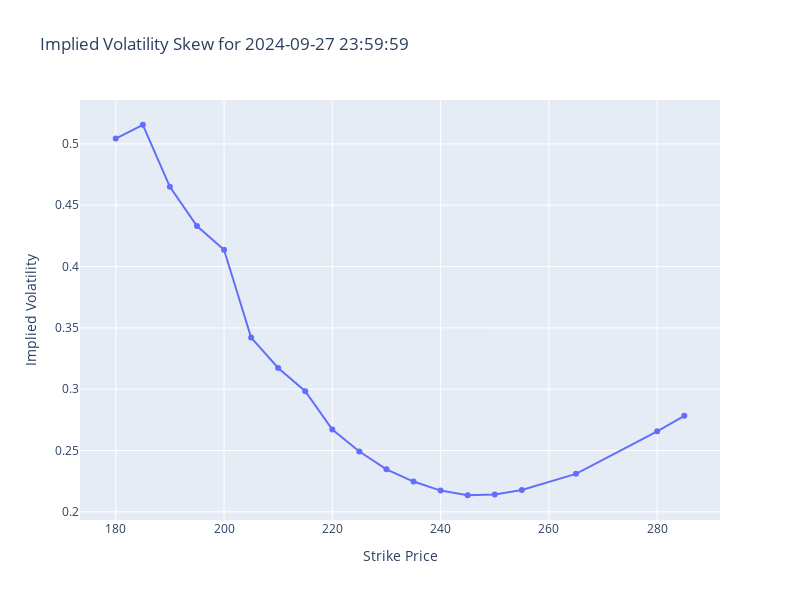

The code cell stored with this chart in its notebook:
### Markdown cell above
#### Using Plotly

### Code cell
fig = px.line(x=filtered_calls_at_expiry.index ,y =filtered_calls_at_expiry["impliedVolatility"],
              title=f"Implied Volatility Skew for {chosen_expiry_date}", 
              labels={'x':'Strike Price', 'y':'Implied Volatility'},
              width=800, height=600,
              markers=True)
fig.show()

### Figure 1 — Plotly figure (JSON) as saved in the notebook; plotly's stock layout.template omitted (floating-point values rounded to 4 significant figures)
{"data": [{"hovertemplate": "Strike Price=%{x}<br>Implied Volatility=%{y}<extra></extra>", "legendgroup": "", "line": {"color": "#636efa", "dash": "solid"}, "marker": {"symbol": "circle"}, "mode": "lines+markers", "name": "", "orientation": "v", "showlegend": false, "type": "scatter", "x": [180, 185, 190, 195, 200, 205, 210, 215, 220, 225, 230, 235, 240, 245, 250, 255, 265, 280, 285], "xaxis": "x", "y": [0.5044, 0.5156, 0.465, 0.433, 0.4136, 0.342, 0.3173, 0.2983, 0.267, 0.2492, 0.2346, 0.2247, 0.2173, 0.2135, 0.2141, 0.2178, 0.231, 0.2656, 0.2783], "yaxis": "y"}], "layout": {"height": 600, "legend": {"tracegroupgap": 0}, "title": {"text": "Implied Volatility Skew for 2024-09-27 23:59:59"}, "width": 800, "xaxis": {"anchor": "y", "domain": [0, 1], "title": {"text": "Strike Price"}}, "yaxis": {"anchor": "x", "domain": [0, 1], "title": {"text": "Implied Volatility"}}}}
